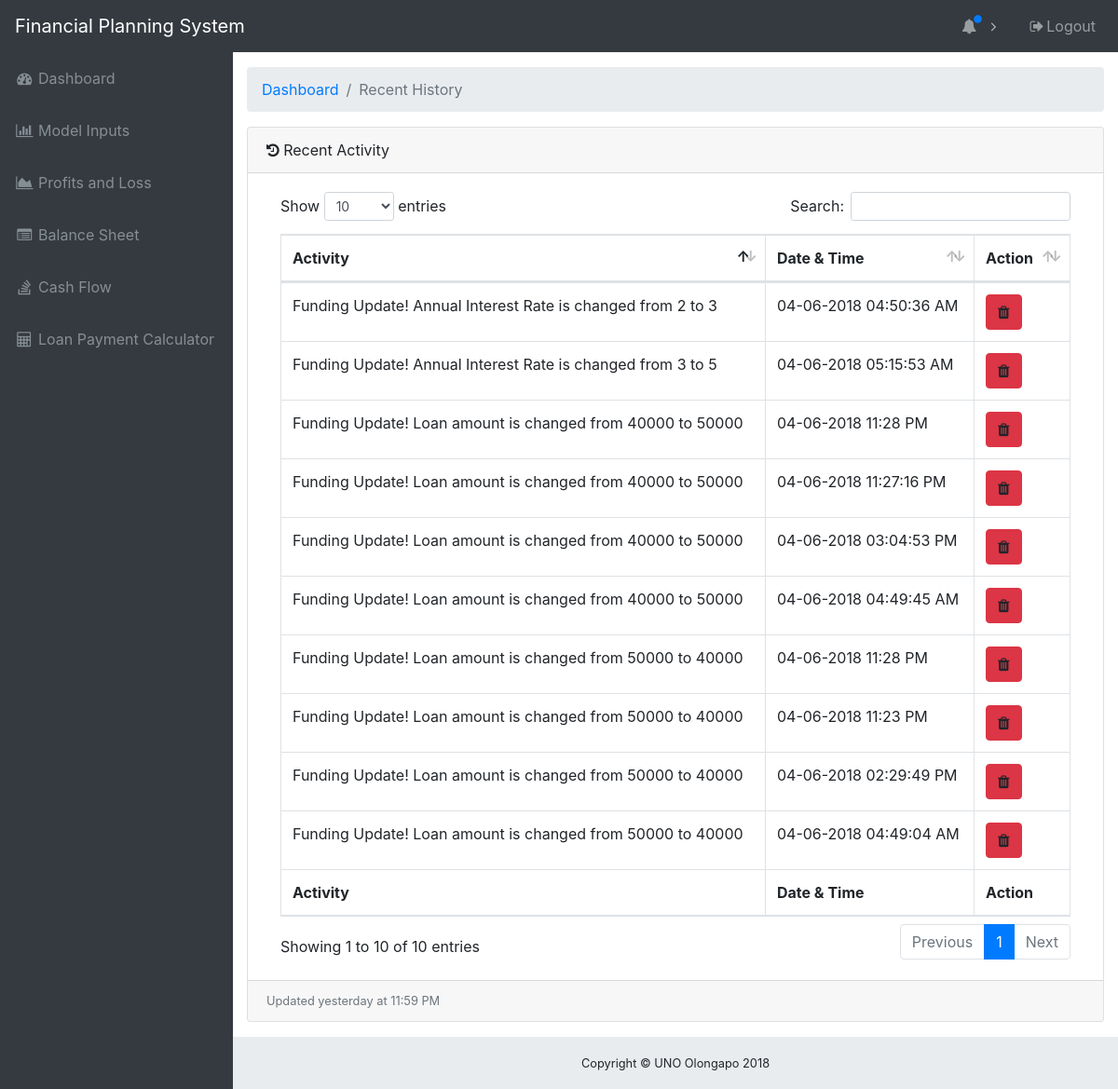
The app's page /dashboard/history.php with its own data.
### tables this page shows
CREATE TABLE `history` (
  `id` int(11) NOT NULL,
  `text` text NOT NULL,
  `status` text NOT NULL,
  `time` text NOT NULL,
  `date` text NOT NULL
);

### dashboard/history-misc/recenthistory.php (the view)
<?php
include '../connection/dbConfig.php';
$gethistory = mysqli_query($db, "SELECT * FROM history ORDER by id DESC");
$countgethistory = mysqli_num_rows($gethistory);
?>
<div class="card mb-3">
        <div class="card-header">
          <i class="fa fa-history"></i> Recent Activity</div>
        <div class="card-body">
          <div class="table-responsive">
            <table class="table table-bordered" id="dataTable" width="100%" cellspacing="0">
              <thead>
                <tr>
                  <th>Activity</th>
				  <th>Date & Time </th>
                  <th>Action</th>
                </tr>
              </thead>
              <tfoot>
                <tr>
                 <th>Activity</th>
				 <th>Date & Time </th>
                 <th>Action</th>
                </tr>
              </tfoot>
              <tbody>
			  <?php
				if($countgethistory > 0){
					while($row = mysqli_fetch_assoc($gethistory)){
			  ?>
                <tr>
                  <td><?php echo $row['text']; ?></td>
				  <td><?php echo $row['date']; ?> <?php echo $row['time']; ?></td>
                  <td><a class="btn btn-danger"><i class="fa fa-trash"></i></a></td>
                </tr>
                <?php } } ?>
              </tbody>
            </table>
          </div>
        </div>
        <div class="card-footer small text-muted">Updated yesterday at 11:59 PM</div>
      </div>
    </div>

### dashboard/history.php (shortened to what this page needs)
<!DOCTYPE html>
<html lang="en">
<head>
  <link href="../vendor/bootstrap/css/bootstrap.min.css" rel="stylesheet">
  <link href="../vendor/font-awesome/css/font-awesome.min.css" rel="stylesheet" type="text/css">
  <link href="../vendor/datatables/dataTables.bootstrap4.css" rel="stylesheet">
  <link href="../css/sb-admin.css" rel="stylesheet">
</head>
<body class="fixed-nav sticky-footer bg-dark" id="page-top">
  <nav class="navbar navbar-expand-lg navbar-dark bg-dark fixed-top" id="mainNav">
    <a class="navbar-brand" href="index.php">Financial Planning System</a>
    <div class="collapse navbar-collapse" id="navbarResponsive">
      <ul class="navbar-nav navbar-sidenav" id="exampleAccordion">
	  <li class="nav-item" data-toggle="tooltip" data-placement="right" title="Model Inputs">
          <a class="nav-link" href="index.php">
            <i class="fa fa-fw fa-dashboard"></i>
            <span class="nav-link-text">Dashboard</span>
          </a>
        </li>
        <li class="nav-item" data-toggle="tooltip" data-placement="right" title="Model Inputs">
          <a class="nav-link" href="model-inputs.php">
            <i class="fa fa-fw fa-bar-chart"></i>
            <span class="nav-link-text">Model Inputs</span>
          </a>
        </li>
		<li class="nav-item" data-toggle="tooltip" data-placement="right" title="Profits and Loss">
          <a class="nav-link" href="profits-and-loss.php">
            <i class="fa fa-fw fa-area-chart"></i>
            <span class="nav-link-text">Profits and Loss</span>
          </a>
        </li>
		<li class="nav-item" data-toggle="tooltip" data-placement="right" title="Balance Sheet">
          <a class="nav-link" href="balance-sheet.php">
            <i class="fa fa-fw fa-list-alt"></i>
            <span class="nav-link-text">Balance Sheet</span>
          </a>
        </li>
		<li class="nav-item" data-toggle="tooltip" data-placement="right" title="Cash Flow">
          <a class="nav-link" href="cash-flow.php">
            <i class="fa fa-fw fa-stack-overflow"></i>
            <span class="nav-link-text">Cash Flow</span>
          </a>
        </li>
		<li class="nav-item" data-toggle="tooltip" data-placement="right" title="Loan Payment Calculator">
          <a class="nav-link" href="loan-payment.php">
            <i class="fa fa-fw fa-calculator"></i>
            <span class="nav-link-text">Loan Payment Calculator</span>
          </a>
        </li>
      </ul>
      <ul class="navbar-nav ml-auto">
	  <li class="nav-item dropdown" >
          <a class="nav-link dropdown-toggle mr-lg-2" id="messagesDropdown" href="#" data-toggle="dropdown" aria-haspopup="true" aria-expanded="false">
            <i class="fa fa-fw fa-bell"></i>
            <span class="indicator text-primary d-none d-lg-block">
              <i class="fa fa-fw fa-circle"></i>
            </span>
          </a>
        </li>
         <li class="nav-item">
          <a class="nav-link" href="logout.php">
            <i class="fa fa-fw fa-sign-out"></i>Logout</a>
        </li>
      </ul>
    </div>
  </nav>
  <div class="content-wrapper">
    <div class="container-fluid">
      <ol class="breadcrumb">
        <li class="breadcrumb-item">
          <a href="index.php">Dashboard</a>
        </li>
        <li class="breadcrumb-item active">Recent History</li>
      </ol>
	  <?php include_once 'history-misc/recenthistory.php'; ?>
    </div>
    <footer class="sticky-footer">
      <div class="container">
        <div class="text-center">
          <small>Copyright © UNO Olongapo 2018</small>
        </div>
      </div>
    </footer>
</body>
</html>

### css/sb-admin.css (style rules this page uses)
html { position: relative; min-height: 100%; }
body { overflow-x: hidden; }
body.sticky-footer { margin-bottom: 56px; }
body.sticky-footer .content-wrapper { min-height: calc(100vh - 56px - 56px); }
body.fixed-nav { padding-top: 56px; }
.content-wrapper { min-height: calc(100vh - 56px); padding-top: 1rem; }
#mainNav .navbar-collapse { overflow: auto; max-height: 75vh; }
#mainNav .navbar-collapse .navbar-nav .nav-item .nav-link { cursor: pointer; }
#mainNav .navbar-collapse .navbar-nav > .nav-item.dropdown > .nav-link { position: relative; min-width: 45px; }
#mainNav .navbar-collapse .navbar-nav > .nav-item.dropdown > .nav-link:after { float: right; width: auto; content: '\f105'; border: none; font-family: 'FontAwesome'; }
#mainNav .navbar-collapse .navbar-nav > .nav-item.dropdown > .nav-link .indicator { position: absolute; top: 5px; left: 21px; font-size: 10px; }
@media (min-width: 992px) { #mainNav .navbar-brand { width: 250px; } }
@media (min-width: 992px) { #mainNav .navbar-collapse { overflow: visible; max-height: none; } }
@media (min-width: 992px) { #mainNav .navbar-collapse .navbar-sidenav { position: absolute; top: 0; left: 0; -webkit-flex-direction: column; -ms-flex-direction: column; flex-direction: column; margin-top: 56px; } }
@media (min-width: 992px) { #mainNav .navbar-collapse .navbar-sidenav > .nav-item { width: 250px; padding: 0; } }
@media (min-width: 992px) { #mainNav .navbar-collapse .navbar-sidenav > .nav-item > .nav-link { padding: 1em; } }
@media (min-width: 992px) { #mainNav .navbar-collapse .navbar-nav > .nav-item.dropdown > .nav-link { min-width: 0; } }
@media (min-width: 992px) { #mainNav .navbar-collapse .navbar-nav > .nav-item.dropdown > .nav-link:after { width: 24px; text-align: center; } }
@media (min-width: 992px) { #mainNav.fixed-top .navbar-sidenav { height: calc(100vh - 112px); } }
.content-wrapper { overflow-x: hidden; background: white; }
@media (min-width: 992px) { .content-wrapper { margin-left: 250px; } }
#mainNav.navbar-dark .navbar-collapse .navbar-sidenav > .nav-item > .nav-link { color: #868e96; }
#mainNav.navbar-dark .navbar-collapse .navbar-nav > .nav-item.dropdown > .nav-link:after { color: #adb5bd; }
@media (min-width: 992px) { #mainNav.navbar-dark .navbar-collapse .navbar-sidenav { background: #343a40; } }
footer.sticky-footer { position: absolute; right: 0; bottom: 0; width: 100%; height: 56px; background-color: #e9ecef; line-height: 55px; }
@media (min-width: 992px) { footer.sticky-footer { width: calc(100% - 250px); } }

### records on screen
history: text "Funding Update! Loan amount is changed from 40000 to 50000", date "04-06-2018", time "11:28 PM"
history: text "Funding Update! Loan amount is changed from 50000 to 40000", date "04-06-2018", time "11:28 PM"
history: text "Funding Update! Loan amount is changed from 40000 to 50000", date "04-06-2018", time "11:27:16 PM"
history: text "Funding Update! Loan amount is changed from 50000 to 40000", date "04-06-2018", time "11:23 PM"
history: text "Funding Update! Loan amount is changed from 40000 to 50000", date "04-06-2018", time "03:04:53 PM"
history: text "Funding Update! Loan amount is changed from 50000 to 40000", date "04-06-2018", time "02:29:49 PM"
history: text "Funding Update! Annual Interest Rate is changed from 3 to 5", date "04-06-2018", time "05:15:53 AM"
history: text "Funding Update! Annual Interest Rate is changed from 2 to 3", date "04-06-2018", time "04:50:36 AM"
history: text "Funding Update! Loan amount is changed from 40000 to 50000", date "04-06-2018", time "04:49:45 AM"
history: text "Funding Update! Loan amount is changed from 50000 to 40000", date "04-06-2018", time "04:49:04 AM"
